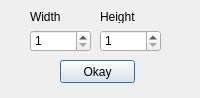
<?xml version="1.0" encoding="UTF-8"?>
<ui version="4.0">
 <class>DLG_Size</class>
 <widget class="QDialog" name="DLG_Size">
  <property name="geometry">
   <rect>
    <x>0</x>
    <y>0</y>
    <width>200</width>
    <height>98</height>
   </rect>
  </property>
  <property name="windowTitle">
   <string>Dialog</string>
  </property>
  <widget class="QPushButton" name="btn_okay">
   <property name="geometry">
    <rect>
     <x>60</x>
     <y>60</y>
     <width>75</width>
     <height>23</height>
    </rect>
   </property>
   <property name="text">
    <string>Okay</string>
   </property>
  </widget>
  <widget class="QSpinBox" name="spinBox_width">
   <property name="geometry">
    <rect>
     <x>30</x>
     <y>30</y>
     <width>61</width>
     <height>22</height>
    </rect>
   </property>
   <property name="minimum">
    <number>1</number>
   </property>
   <property name="maximum">
    <number>8192</number>
   </property>
  </widget>
  <widget class="QSpinBox" name="spinBox_height">
   <property name="geometry">
    <rect>
     <x>100</x>
     <y>30</y>
     <width>61</width>
     <height>22</height>
    </rect>
   </property>
   <property name="minimum">
    <number>1</number>
   </property>
   <property name="maximum">
    <number>8192</number>
   </property>
  </widget>
  <widget class="QLabel" name="lbl_width">
   <property name="geometry">
    <rect>
     <x>30</x>
     <y>10</y>
     <width>47</width>
     <height>13</height>
    </rect>
   </property>
   <property name="text">
    <string>Width</string>
   </property>
  </widget>
  <widget class="QLabel" name="lbl_height">
   <property name="geometry">
    <rect>
     <x>100</x>
     <y>10</y>
     <width>47</width>
     <height>13</height>
    </rect>
   </property>
   <property name="text">
    <string>Height</string>
   </property>
  </widget>
 </widget>
 <resources/>
 <connections/>
</ui>
